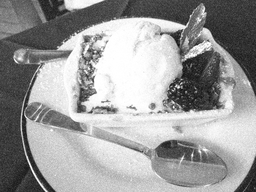
#> input picture hw1/SampleImage/sample4.png, 256 x 192 px, shrunk from 800 x 600 before the run
$ python problem2.py
#> lines starting #> are read from the running program, lines starting #| are printed output that depends on the picture; long printed decimals are rounded
from pickletools import read_unicodestringnl
from PIL import Image
import cv2
import numpy as np
import matplotlib.pyplot as plt
import math

path = "SampleImage/"

def part_a():
    # low-pass filtering for uniform noise
    b = 2
    mask = np.array(([1,b,1],[b,b**2,b],[1,b,1]))
    mask = mask / ((b+2)**2)

    img1 = np.array(Image.open(path+"sample4.png"))
#> img1 is the input picture: shape (192, 256); min 14, max 255, mean 155.4
    h,w = img1.shape
#> h = 192; w = 256

    img1_final = np.zeros((h, w), dtype=np.uint8)

    for round in range(5):
        for i in range(h):
            for j in range(w):
                pixel_sum = 0
                mask_sum = 0
                for x in range(3):
                    for y in range(3):
                        if (i+x-1)>=0 and (i+x-1)<h and (j+y-1)>=0 and (j+y-1)<w:
                            pixel_sum += img1[i+x-1][j+y-1] * mask[x][y]
                            mask_sum += mask[x][y]
                img1_final[i][j] = np.round(pixel_sum/mask_sum)

        img1 = img1_final
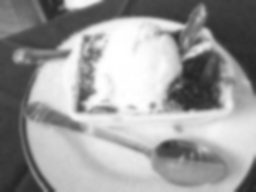
#> img1_final: shape (192, 256); min 36, max 255, mean 155.4

        # [9 lines of commented-out code are left out]

    result1 = Image.fromarray(img1_final)
    result1.save("result10.png")

    # [10 lines of commented-out code are left out]
    img2 = np.array(Image.open(path+"sample5.png"))
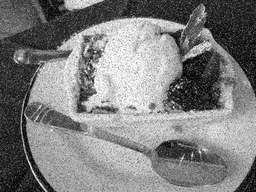
#> input picture hw1/SampleImage/sample5.png, 256 x 192 px, shrunk from 800 x 600 before the run
#> img2 is the input picture: shape (192, 256); min 0, max 255, mean 126.5
    h,w = img2.shape

    img2_final = np.zeros((h,w),dtype=np.uint8)

    epsilon = 60

    for round in range(5):
        for i in range(h):
            for j in range(w):
                pixel_sum = 0
                amt = 0
                for x in range(3):
                    for y in range(3):
                        if (i+x-1)>=0 and (i+x-1)<h and (j+y-1)>=0 and (j+y-1)<w:
                            if x!=1 or y!=1:
                                pixel_sum += img2[i+x-1][j+y-1]
                                amt += 1

                avg = np.round(pixel_sum/amt)
                gap = int(img2[i][j]) - int(avg)

                if gap > epsilon or gap < -1*epsilon:
                    img2_final[i][j] = avg
                else:
                    img2_final[i][j]  = img2[i][j]

        img2 = img2_final
        epsilon -= 10
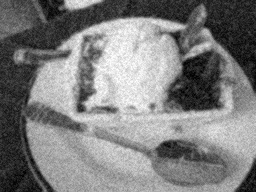
#> img2_final: shape (192, 256); min 0, max 255, mean 126.2
#> after the loop, epsilon = 10

        # [9 lines of commented-out code are left out]

    result2 = Image.fromarray(img2_final)
    result2.save("result11.png")

    # [6 lines of commented-out code are left out]

def part_b():
    img1 = np.array(Image.open(path+"sample3.png"))
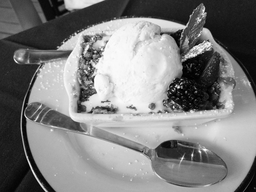
#> input picture hw1/SampleImage/sample3.png, 256 x 192 px, shrunk from 800 x 600 before the run
#> img1 is the input picture: shape (192, 256); min 0, max 255, mean 127
    img2 = np.array(Image.open("result10.png"))

    h,w = img1.shape
#> h = 192; w = 256

    MSE = 0
    for i in range(h):
        for j in range(w):
            MSE += (int(img1[i][j])-int(img2[i][j]))**2
#> after the loop, MSE = 56431656

    MSE /= h*w
#> MSE = 1148.1

    PSNR = 10 * (math.log((255**2/MSE),10))
#> PSNR = 17.53
    print("PSNR of sample4.png and result10.png:")
    print(PSNR)
#| 17.531

    '''
    PSNR values:
    18.469622616299684
    18.483988826826085
    18.420922917838702
    18.35009504572367
    18.28340486523969
    '''
    #================================================================================

    img3 = np.array(Image.open(path+"sample3.png"))
    img4 = np.array(Image.open("result11.png"))

    h,w = img3.shape

    MSE = 0
    for i in range(h):
        for j in range(w):
            MSE += (int(img3[i][j])-int(img4[i][j]))**2
#> after the loop, MSE = 18165245

    MSE /= int(h*w)
#> MSE = 369.6

    PSNR = 10 * (math.log((255**2/MSE),10))
#> PSNR = 22.45
    print("PSNR of sample5.png and result11.png:")
    print(PSNR)
#| 22.454

    '''
    PSNR values:
    24.66317486266037
    26.524057113450183
    27.76462542551307
    28.543822146914305
    29.084904889197208
    '''


part_a()
part_b()
